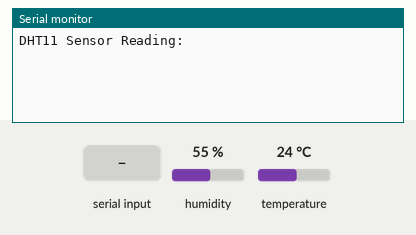
Bench run of a sketch on a simulated Arduino Uno, built with avr-gcc and run on an emulated ATmega328P. Shown: the last lines printed to the serial monitor. Inputs (shaded band) come from the test bench; at power-on: humidity 55 %, temperature 24 °C.

Above: at 1.7 s.
1.8 s: "1" received over the second serial link
At 2.83 s:
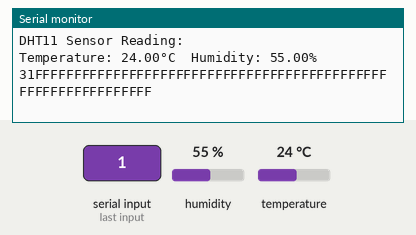
4.1 s: humidity set to 22 %
At 9.3 s:
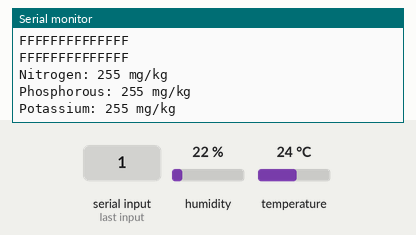
14.0 s: temperature set to 12 °C
15.7 s: "0" received over the second serial link
17.4 s: "2" received over the second serial link
At 17.64 s:
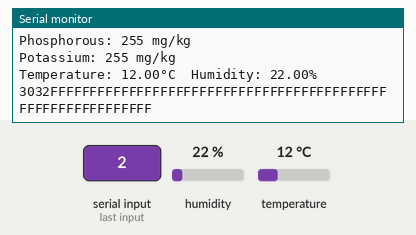
19.1 s: humidity set to 40 %
At 19.8 s:
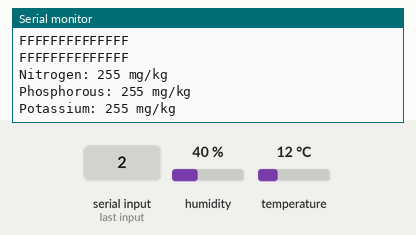

The sketch:

DHT11nNPKstuff.ino
```cpp
#include <DHT.h>
#include <SoftwareSerial.h>

// Set the DHT sensor type (DHT11 or DHT22)
#define DHT_TYPE DHT11

// Pin to which the DHT sensor is connected
#define DHT_PIN 2

DHT dht(DHT_PIN, DHT_TYPE);

// Modbus RTU requests for reading NPK values
const byte nitro[] = {0x01,0x03, 0x00, 0x1e, 0x00, 0x01, 0xe4, 0x0c};
const byte phos[] = {0x01,0x03, 0x00, 0x1f, 0x00, 0x01, 0xb5, 0xcc};
const byte pota[] = {0x01,0x03, 0x00, 0x20, 0x00, 0x01, 0x85, 0xc0};

// A variable used to store NPK values
byte values[8];

SoftwareSerial mod(8, 9);

void setup() {
  Serial.begin(9600);
  Serial.println("DHT11 Sensor Reading:");
  dht.begin();

  // Set the baud rate for the SerialSoftware object
  mod.begin(4800);
  delay(500);
}

void loop() {
  // DHT Sensor Reading
  delay(2000); // Wait for 2 seconds between readings
  float temperature = dht.readTemperature();
  float humidity = dht.readHumidity();

  // Check if any reads failed and exit early (to try again).
  if (isnan(temperature) || isnan(humidity)) {
    Serial.println("Failed to read from DHT sensor!");
    return;
  }

  Serial.print("Temperature: ");
  Serial.print(temperature);
  Serial.print("°C\t");

  Serial.print("Humidity: ");
  Serial.print(humidity);
  Serial.println("%");

  // NPK Sensor Reading
  byte val1,val2,val3;
  val1 = nitrogen();
  delay(250);
  val2 = phosphorous();
  delay(250);
  val3 = potassium();
  delay(250);

  // Print values to the serial monitor
  Serial.print("Nitrogen: ");
  Serial.print(val1);
  Serial.println(" mg/kg");
  Serial.print("Phosphorous: ");
  Serial.print(val2);
  Serial.println(" mg/kg");
  Serial.print("Potassium: ");
  Serial.print(val3);
  Serial.println(" mg/kg");

  delay(2000);
}

byte nitrogen(){
  mod.write(nitro,8);
  delay(100);
  for(byte i=0;i<7;i++){
    Serial.print(mod.read(),HEX);
    values[i] = mod.read();
    Serial.print(values[i],HEX);
  }
  Serial.println();
  return values[4];
}

byte phosphorous(){
  mod.write(phos,8);
  for(byte i=0;i<7;i++){
    values[i] = mod.read();
    Serial.print(values[i],HEX);
  }
  Serial.println();
  return values[4];
}

byte potassium(){
  mod.write(pota,8);
  for(byte i=0;i<7;i++){
    values[i] = mod.read();
    Serial.print(values[i],HEX);
  }
  Serial.println();
  return values[4];
}
```

Measured:
- after the input at 1.8 s, the serial monitor: prints a new line after 0.84 s (image 1)
- after the input at 4.1 s, the serial monitor: prints a new line after 3.4 s (image 2)
- after the input at 17.4 s, the serial monitor: prints a new line after 0.05 s (image 3)
